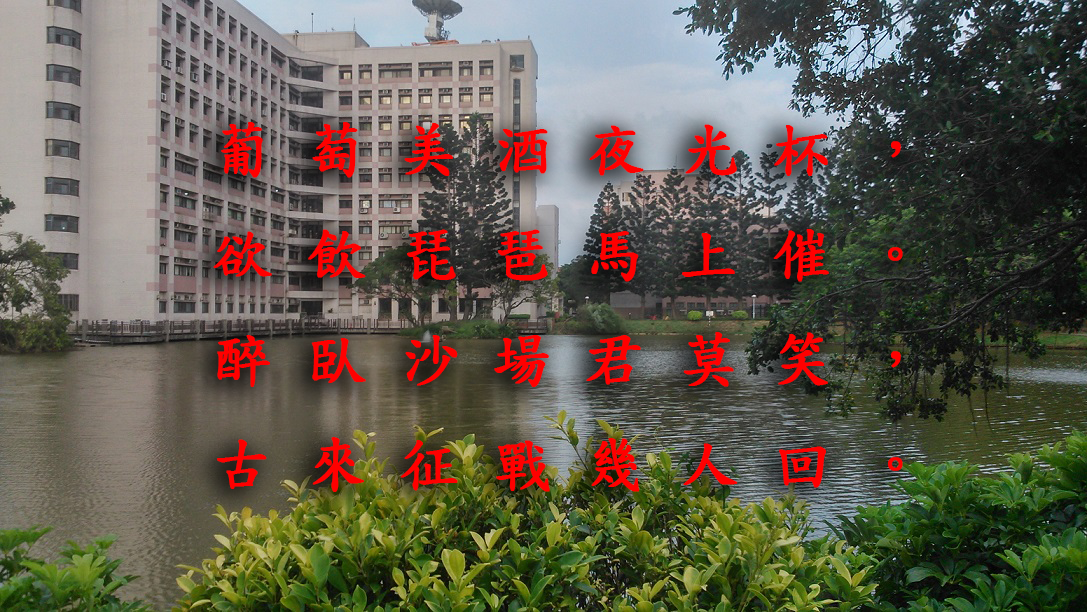
#> input picture g1.png, 1087 x 612 px, given in place of homework3.mp4, which was not available
$ python homework3.py
#> lines starting #> are read from the running program, lines starting #| are printed output that depends on the picture; after the words box and inside, x2 and y2 are one past the last pixel; in counts of white or black regions, pixels touching at a corner belong together; pictures that were not available may be replaced by others from this repository, and a replacement may not be noted
import cv2
import numpy as np
from PIL import ImageFont, ImageDraw, Image

c = cv2.VideoCapture("homework3.mp4")

while True:
    r, m1 = c.read()
#> m1 is the input picture: shape (612, 1087, 3); mean B, G, R 78.4, 92.3, 98.8
    # m3 = np.full(m1.shape, (255, 255, 255), np.uint8)
    if r == True:
        m2 = cv2.inRange(m1, (91, 0, 0), (190, 160, 100))
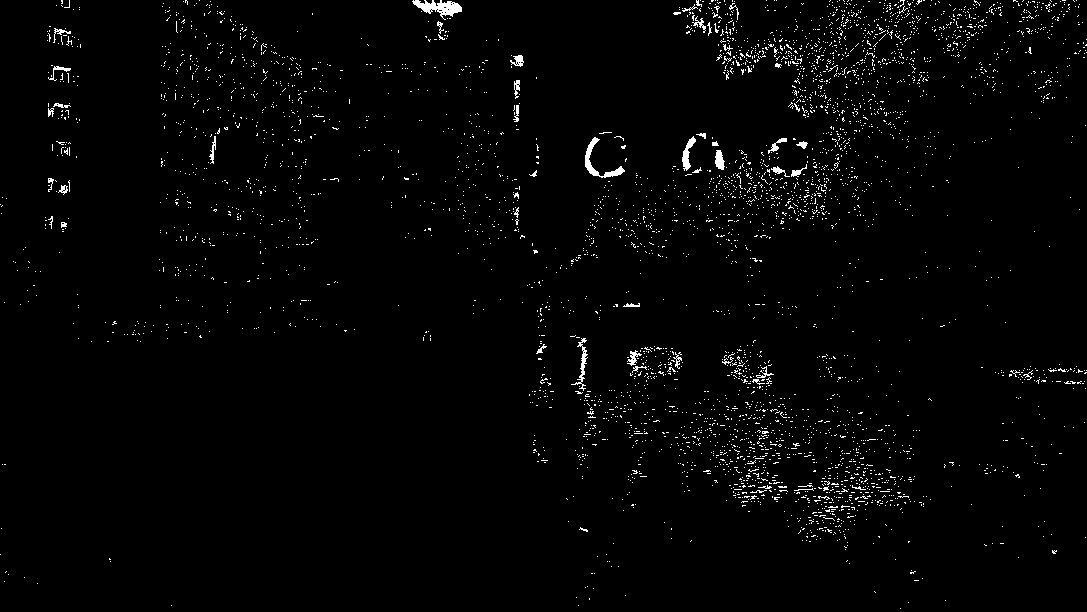
#> m2: shape (612, 1087); 1.9% white in thin lines or dots
        m2 = cv2.blur(m2, (5, 5))
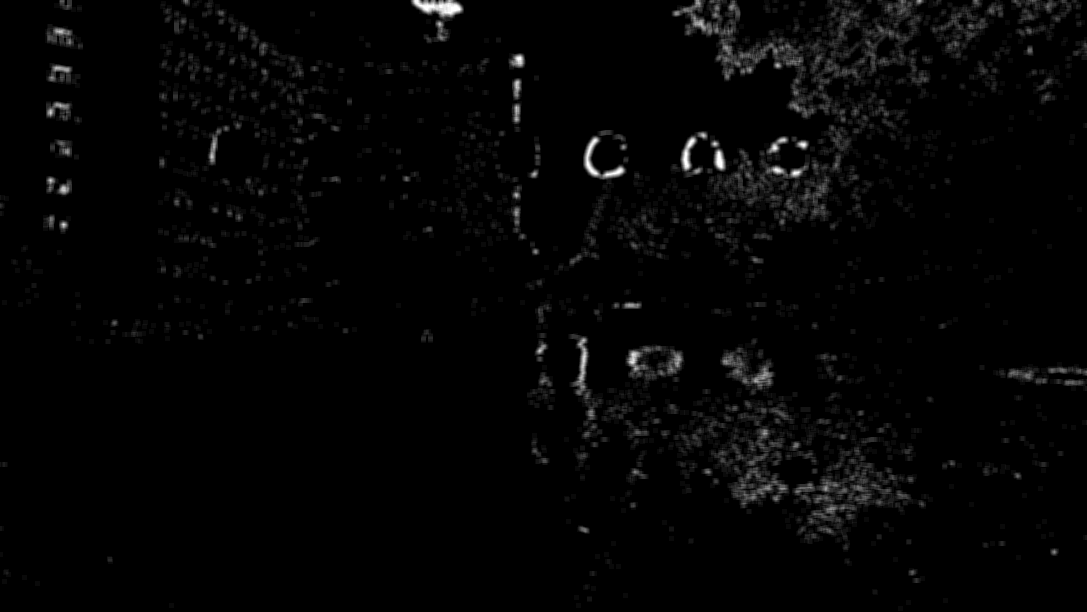
#> m2: shape (612, 1087); min 0, max 255, mean 4.7
        # m2 = cv2.morphologyEx( m2, cv2.MORPH_GRADIENT, np.ones((30,30)))

        # m2 = cv2.medianBlur( m2, 3)
        # m2 = cv2.bitwise_not(m2)
        m2 = cv2.erode(m2,
                       np.ones((3, 3))
                       )
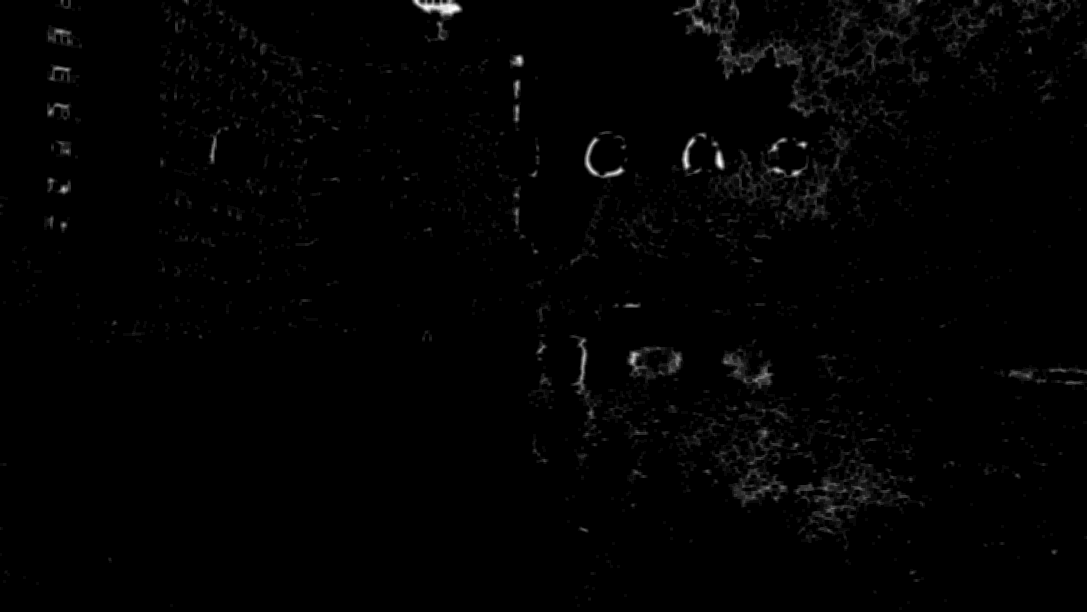
#> m2: shape (612, 1087); min 0, max 255, mean 2.4
        m2 = cv2.dilate(m2,
                        np.ones((10, 10))
                        )
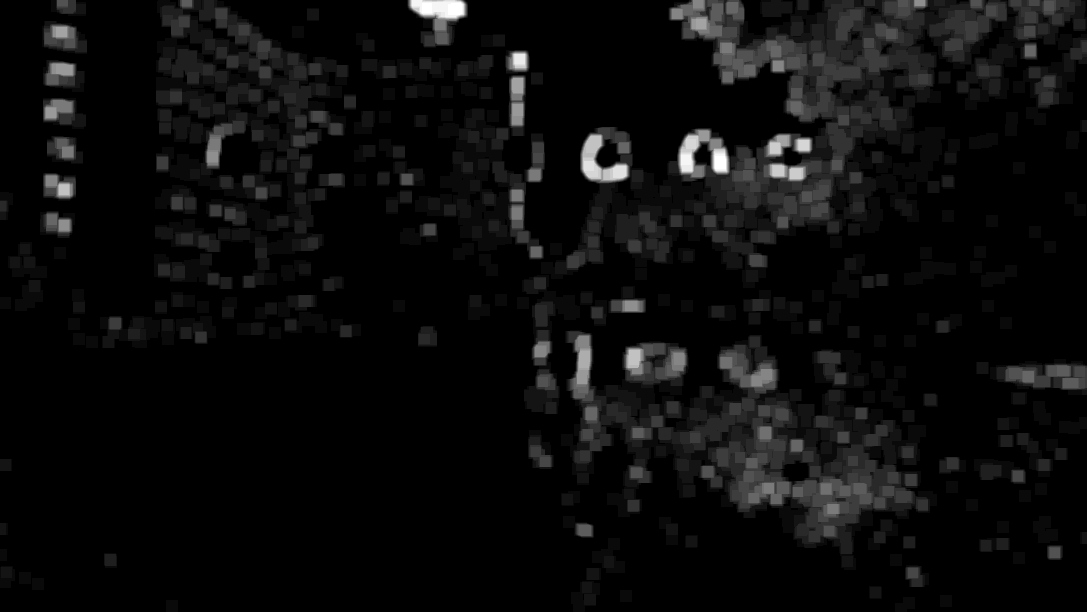
#> m2: shape (612, 1087); min 0, max 255, mean 12.2


        # [15 lines of commented-out code are left out]


        t1, m2 = cv2.threshold(m2, 130, 255, cv2.THRESH_BINARY | cv2.THRESH_OTSU)
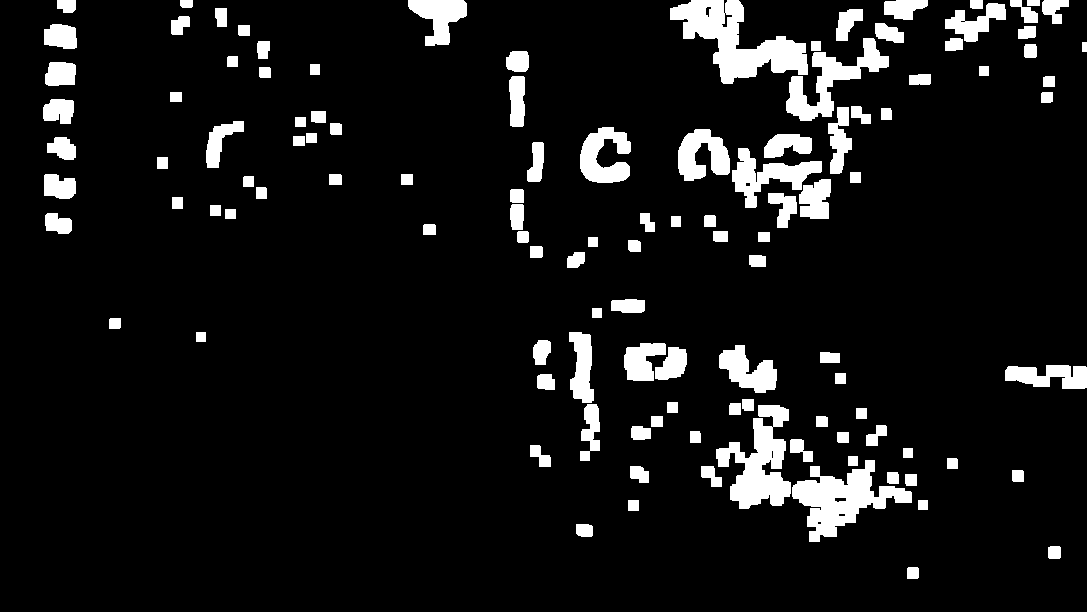
#> m2: shape (612, 1087); 8.5% white; 118 white regions
#> t1 = 41

        c1, t1 = cv2.findContours(m2, cv2.RETR_TREE, cv2.CHAIN_APPROX_NONE)
#> c1 = 126 contours, 5 with area under 20; largest, box (x1, y1, x2, y2) and area: (670, 0, 808, 84) 4974, (792, 460, 912, 542) 4054, (716, 405, 791, 509) 3698, (786, 38, 889, 121) 2624, (732, 148, 822, 208) 1964; t1 = 126 rows, first 6: [1, -1, -1, -1], [2, 0, -1, -1], [3, 1, -1, -1], [4, 2, -1, -1], [5, 3, -1, -1], [6, 4, -1, -1]
        print(c1)
#> (printed output is left out)
        print(t1)
        # x, y, w, h = cv2.boundingRect(c1[1])
        # cv2.rectangle(m1, (x, y), (x + w, y + h), (0, 0, 255), 2)
        for i in range(1, len(c1)):
            x, y, w, h = cv2.boundingRect(c1[i])
            if  w > 60 and h > 30:
                cv2.rectangle(m1, (x, y), (x + w, y + h), (0, 0, 255), 2)
                cv2.imshow("Image_1", m1)
#> this loop made 125 passes
#> (x, y, w, h) on passes 1 to 12: (1048, 546, 13, 13), (576, 524, 17, 13), (918, 500, 10, 10), (628, 500, 11, 11), (905, 474, 12, 12), (887, 472, 12, 12), (1012, 470, 12, 12), (701, 466, 21, 21), (630, 466, 19, 17), (792, 460, 120, 82), (817, 521, 5, 4), (838, 513, 8, 4)
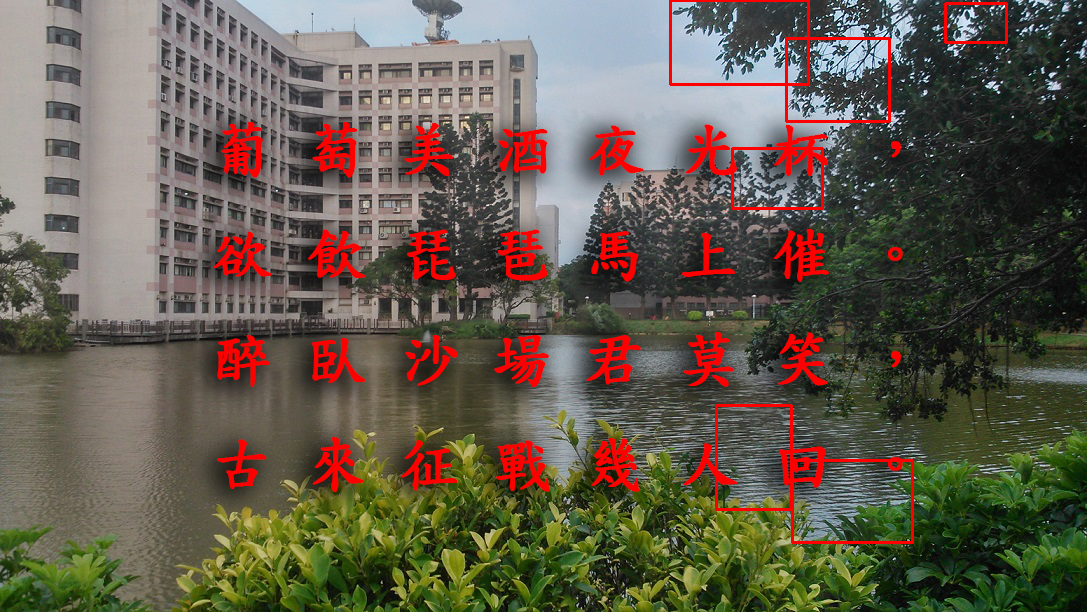
#> m1: shape (612, 1087, 3); 0.86% of pixels changed, all inside (x1, y1, x2, y2) = (669, 0, 1008, 544)

        # cv2.imshow("Image_1", m1)
        cv2.imshow("Image_2", m2)
        cv2.waitKey(3)
    else:
        break
cv2.destroyAllWindows()
